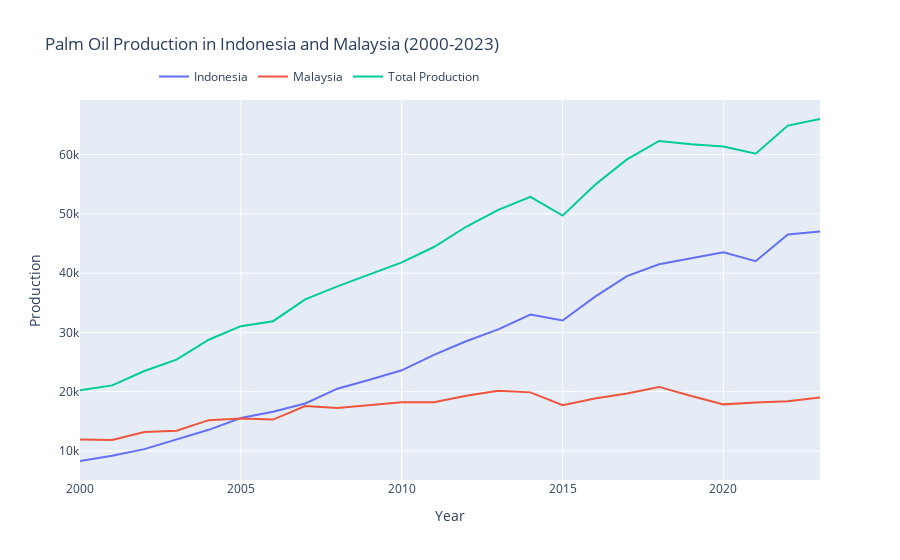

Write notebook code for a chart like this one.
### Markdown cell above
### Argument 1: It leads to deforestation

As we can see in the following graph, the production of palm oil in Indonesia and Malaysia, has been steadily increasing over the years. With the total production in 2023 being more than three times as much as in 2000.

### Code cell
import pandas as pd
import plotly.graph_objs as go

# Load palm oil production data
palm = pd.read_csv('../Datasets/Oils/archive/cleaned/palm.csv')

# Filter data for Indonesia and Malaysia and years >= 2000
df_Indo = palm[(palm['Country'] == 'Indonesia') & (palm['Year'] >= 2000)]
df_Malaysia = palm[(palm['Country'] == 'Malaysia') & (palm['Year'] >= 2000)]

# Extract production values and years
xi = df_Indo['Production'].values
xm = df_Malaysia['Production'].values
years = df_Indo['Year'].values  # Both Indo and Malaysia have the same years

# Calculate total production
total_production = xi + xm

# Create traces for Plotly
trace_indo = go.Scatter(x=years, y=xi, mode='lines', name='Indonesia')
trace_malaysia = go.Scatter(x=years, y=xm, mode='lines', name='Malaysia')
trace_total = go.Scatter(x=years, y=total_production, mode='lines', name='Total Production')

# Layout
layout = go.Layout(
    title='Palm Oil Production in Indonesia and Malaysia (2000-2023)',
    xaxis=dict(title='Year'),
    yaxis=dict(title='Production'),
    legend=dict(x=0.1, y=1.1, orientation='h')
)

# Create figure
fig = go.Figure(data=[trace_indo, trace_malaysia, trace_total], layout=layout)

# Show plot
fig.show()

### Figure 1 — Plotly figure (JSON) as saved in the notebook; plotly's stock layout.template omitted (floating-point values rounded to 4 significant figures)
{"data": [{"mode": "lines", "name": "Indonesia", "type": "scatter", "x": [2000, 2001, 2002, 2003, 2004, 2005, 2006, 2007, 2008, 2009, 2010, 2011, 2012, 2013, 2014, 2015, 2016, 2017, 2018, 2019, 2020, 2021, 2022, 2023], "y": [8300, 9200, 10300, 11970, 13560, 15560, 16600, 18000, 20500, 22000, 23600, 26200, 28500, 30500, 33000, 32000, 36000, 39500, 41500, 42500, 43500, 42000, 46500, 47000]}, {"mode": "lines", "name": "Malaysia", "type": "scatter", "x": [2000, 2001, 2002, 2003, 2004, 2005, 2006, 2007, 2008, 2009, 2010, 2011, 2012, 2013, 2014, 2015, 2016, 2017, 2018, 2019, 2020, 2021, 2022, 2023], "y": [11937, 11858, 13180, 13420, 15194, 15485, 15290, 17567, 17259, 17763, 18211, 18202, 19321, 20161, 19879, 17700, 18858, 19683, 20800, 19255, 17854, 18152, 18387, 19000]}, {"mode": "lines", "name": "Total Production", "type": "scatter", "x": [2000, 2001, 2002, 2003, 2004, 2005, 2006, 2007, 2008, 2009, 2010, 2011, 2012, 2013, 2014, 2015, 2016, 2017, 2018, 2019, 2020, 2021, 2022, 2023], "y": [20237, 21058, 23480, 25390, 28754, 31045, 31890, 35567, 37759, 39763, 41811, 44402, 47821, 50661, 52879, 49700, 54858, 59183, 62300, 61755, 61354, 60152, 64887, 66000]}], "layout": {"legend": {"orientation": "h", "x": 0.1, "y": 1.1}, "title": {"text": "Palm Oil Production in Indonesia and Malaysia (2000-2023)"}, "xaxis": {"title": {"text": "Year"}}, "yaxis": {"title": {"text": "Production"}}}}
